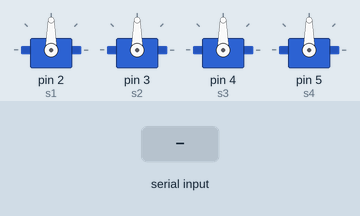
This sketch was run on a simulated Arduino Uno, built with avr-gcc and run on an emulated ATmega328P. On the bench: 4 × servo. The test bench sets the inputs (shaded band).

Above: at 1.2 s.
1.3 s: "P" received over Serial
At 2.4 s:
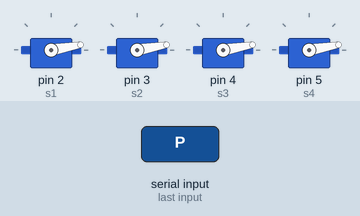
2.8 s: "R" received over Serial
At 3.5 s:
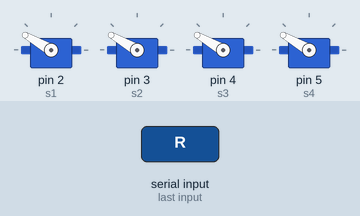
4.3 s: "S" received over Serial
At 4.6 s:
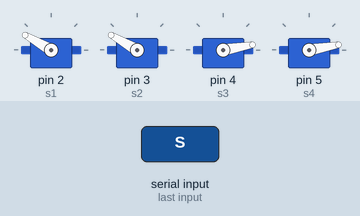
5.8 s: "1" received over Serial
At 7.0 s:
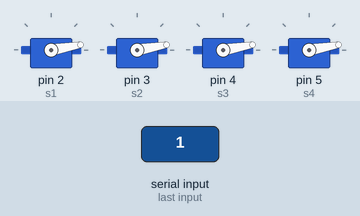
Timing chart, 0 to 8.3 s (numbered marks = the images above; inputs shaded):
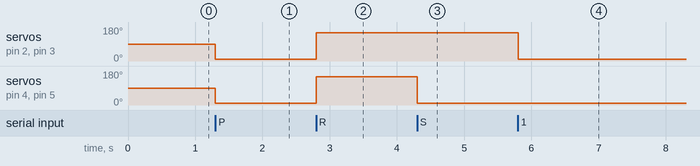

The sketch:

arduino_code.ino
```cpp
#include <Servo.h>

Servo s1,s2,s3,s4;

void setup() {
  Serial.begin(9600);
  s1.attach(2);
  s2.attach(3);
  s3.attach(4);
  s4.attach(5);
  s1.write(90);
  s2.write(90);
  s3.write(90);
  s4.write(90);
}

void loop() {
  if(Serial.available()>0){
    char state = Serial.read();
    if(state == 'P'){
      s1.write(10);
      s2.write(10);
      s3.write(10);
      s4.write(10);
    }
    else if(state == 'R'){
      s1.write(150);
      s2.write(150);
      s3.write(150);
      s4.write(150);
    }
    else if(state == 'S'){
      s1.write(150);
      s2.write(150);
      s3.write(10);
      s4.write(10);
    }
    else{
      s1.write(10);
      s2.write(10);
      s3.write(10);
      s4.write(10);
    }
  }
}
```

Measured:
- after the input at 1.3 s, servo on pin 2 (s1), servo on pin 3 (s2), servo on pin 4 (s3), servo on pin 5 (s4): 90° → 10° at once
- after the input at 2.8 s, servo on pin 2 (s1), servo on pin 3 (s2), servo on pin 4 (s3), servo on pin 5 (s4): 10° → 150° at once
- after the input at 4.3 s, servo on pin 4 (s3), servo on pin 5 (s4): 150° → 10° at once
- after the input at 5.8 s, servo on pin 2 (s1), servo on pin 3 (s2): 150° → 10° at once
